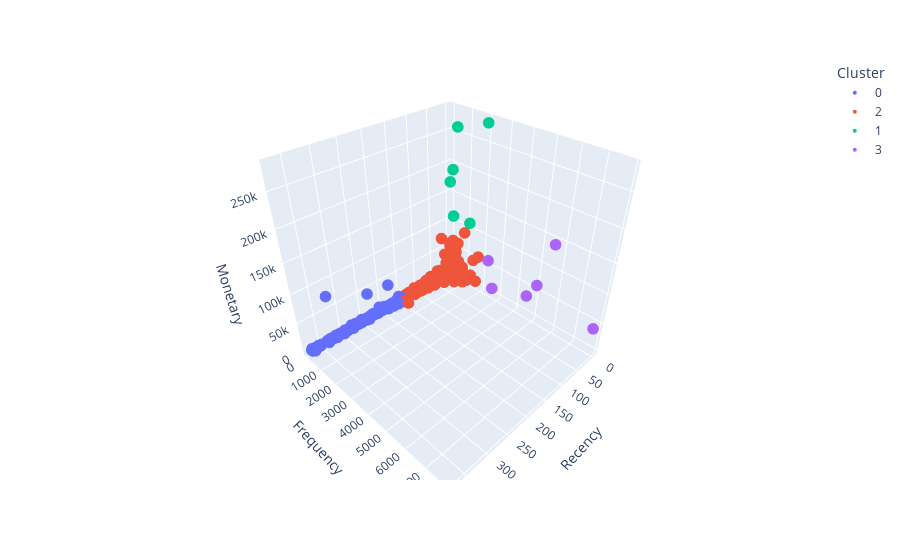

The notebook cell saved with this chart:
### Markdown cell above
<div class="alert alert-block alert-danger">El análisis realizado se lo llevó a cabo con la ejecución donde el algoritmo de KMeans generó 4 clústeres para la segmentación</div>

### Code cell
import plotly.express as px

fig = px.scatter_3d(data_cl, x='Recency',
                    y='Frequency',
                    z='Monetary',
                    color='Cluster')

fig.update_traces(marker_size=4)
fig.show()

### Figure 1 — Plotly figure (JSON) as saved in the notebook; plotly's stock layout.template omitted (floating-point values rounded to 4 significant figures; data arrays with more than 128 entries replaced by an {"elided": "..."} marker saying what was removed)
{"data": [{"hovertemplate": "Cluster=0<br>Recency=%{x}<br>Frequency=%{y}<br>Monetary=%{z}<extra></extra>", "legendgroup": "0", "marker": {"color": "#636efa", "size": 4, "symbol": "circle"}, "mode": "markers", "name": "0", "scene": "scene", "showlegend": true, "type": "scatter3d", "x": {"elided": "1080 int values"}, "y": {"elided": "1080 int values"}, "z": {"elided": "1080 float values"}}, {"hovertemplate": "Cluster=2<br>Recency=%{x}<br>Frequency=%{y}<br>Monetary=%{z}<extra></extra>", "legendgroup": "2", "marker": {"color": "#EF553B", "size": 4, "symbol": "circle"}, "mode": "markers", "name": "2", "scene": "scene", "showlegend": true, "type": "scatter3d", "x": {"elided": "3246 int values"}, "y": {"elided": "3246 int values"}, "z": {"elided": "3246 float values"}}, {"hovertemplate": "Cluster=1<br>Recency=%{x}<br>Frequency=%{y}<br>Monetary=%{z}<extra></extra>", "legendgroup": "1", "marker": {"color": "#00cc96", "size": 4, "symbol": "circle"}, "mode": "markers", "name": "1", "scene": "scene", "showlegend": true, "type": "scatter3d", "x": [24, 9, 1, 0, 8, 0], "y": [714, 1400, 2076, 3, 337, 431], "z": [124900.0, 117400.0, 280200.0, 168500.0, 194600.0, 259700.0]}, {"hovertemplate": "Cluster=3<br>Recency=%{x}<br>Frequency=%{y}<br>Monetary=%{z}<extra></extra>", "legendgroup": "3", "marker": {"color": "#ab63fa", "size": 4, "symbol": "circle"}, "mode": "markers", "name": "3", "scene": "scene", "showlegend": true, "type": "scatter3d", "x": [0, 4, 1, 1, 0, 1], "y": [4595, 5111, 2700, 5675, 2379, 7847], "z": [33720.0, 65160.0, 12160.0, 143800.0, 60770.0, 40990.0]}], "layout": {"legend": {"title": {"text": "Cluster"}, "tracegroupgap": 0}, "margin": {"t": 60}, "scene": {"domain": {"x": [0, 1], "y": [0, 1]}, "xaxis": {"title": {"text": "Recency"}}, "yaxis": {"title": {"text": "Frequency"}}, "zaxis": {"title": {"text": "Monetary"}}}}}
